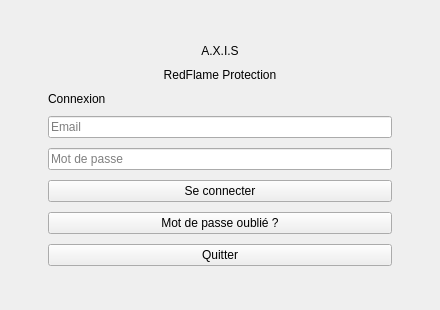
          <widget class="QWidget" name="PLoginEmpl">
           <layout class="QVBoxLayout" name="lay7">
            <property name="leftMargin">
             <number>0</number>
            </property>
            <property name="topMargin">
             <number>0</number>
            </property>
            <property name="rightMargin">
             <number>0</number>
            </property>
            <property name="bottomMargin">
             <number>0</number>
            </property>
            <item>
             <spacer name="sp1">
              <property name="orientation">
               <enum>Qt::Orientation::Vertical</enum>
              </property>
              <property name="sizeHint" stdset="0">
               <size>
                <width>20</width>
                <height>20</height>
               </size>
              </property>
             </spacer>
            </item>
            <item>
             <layout class="QHBoxLayout" name="lay5">
              <property name="spacing">
               <number>0</number>
              </property>
              <item>
               <spacer name="sp2">
                <property name="orientation">
                 <enum>Qt::Orientation::Horizontal</enum>
                </property>
                <property name="sizeHint" stdset="0">
                 <size>
                  <width>20</width>
                  <height>20</height>
                 </size>
                </property>
               </spacer>
              </item>
              <item>
               <widget class="QFrame" name="frmLoginEmpl">
                <property name="minimumSize">
                 <size>
                  <width>400</width>
                  <height>0</height>
                 </size>
                </property>
                <property name="maximumSize">
                 <size>
                  <width>400</width>
                  <height>16777215</height>
                 </size>
                </property>
                <property name="panel" stdset="0">
                 <bool>true</bool>
                </property>
                <layout class="QVBoxLayout" name="lay3">
                 <property name="spacing">
                  <number>10</number>
                 </property>
                 <property name="leftMargin">
                  <number>28</number>
                 </property>
                 <property name="topMargin">
                  <number>24</number>
                 </property>
                 <property name="rightMargin">
                  <number>28</number>
                 </property>
                 <property name="bottomMargin">
                  <number>24</number>
                 </property>
                 <item>
                  <widget class="QLabel" name="lblLogoLoginEmpl">
                   <property name="text">
                    <string>A.X.I.S</string>
                   </property>
                   <property name="alignment">
                    <set>Qt::AlignmentFlag::AlignCenter</set>
                   </property>
                   <property name="logo" stdset="0">
                    <bool>true</bool>
                   </property>
                  </widget>
                 </item>
                 <item>
                  <widget class="QLabel" name="lblSousTitreLoginEmpl">
                   <property name="text">
                    <string>RedFlame Protection</string>
                   </property>
                   <property name="alignment">
                    <set>Qt::AlignmentFlag::AlignCenter</set>
                   </property>
                   <property name="muted" stdset="0">
                    <bool>true</bool>
                   </property>
                  </widget>
                 </item>
                 <item>
                  <widget class="QLabel" name="lblTitreLoginEmpl">
                   <property name="text">
                    <string>Connexion</string>
                   </property>
                   <property name="h2" stdset="0">
                    <bool>true</bool>
                   </property>
                  </widget>
                 </item>
                 <item>
                  <widget class="QLineEdit" name="txtEmailLoginEmpl">
                   <property name="placeholderText">
                    <string>Email</string>
                   </property>
                  </widget>
                 </item>
                 <item>
                  <widget class="QLineEdit" name="txtMdpLoginEmpl">
                   <property name="echoMode">
                    <enum>QLineEdit::EchoMode::Password</enum>
                   </property>
                   <property name="placeholderText">
                    <string>Mot de passe</string>
                   </property>
                  </widget>
                 </item>
                 <item>
                  <widget class="QPushButton" name="btnConnexionEmpl">
                   <property name="text">
                    <string>Se connecter</string>
                   </property>
                   <property name="primary" stdset="0">
                    <bool>true</bool>
                   </property>
                  </widget>
                 </item>
                 <item>
                  <widget class="QPushButton" name="btnMdpOublieEmpl">
                   <property name="text">
                    <string>Mot de passe oublié ?</string>
                   </property>
                   <property name="link" stdset="0">
                    <bool>true</bool>
                   </property>
                  </widget>
                 </item>
                 <item>
                  <widget class="QPushButton" name="btnQuitterLoginEmpl">
                   <property name="text">
                    <string>Quitter</string>
                   </property>
                  </widget>
                 </item>
                </layout>
               </widget>
              </item>
              <item>
               <spacer name="sp4">
                <property name="orientation">
                 <enum>Qt::Orientation::Horizontal</enum>
                </property>
                <property name="sizeHint" stdset="0">
                 <size>
                  <width>20</width>
                  <height>20</height>
                 </size>
                </property>
               </spacer>
              </item>
             </layout>
            </item>
            <item>
             <spacer name="sp6">
              <property name="orientation">
               <enum>Qt::Orientation::Vertical</enum>
              </property>
              <property name="sizeHint" stdset="0">
               <size>
                <width>20</width>
                <height>20</height>
               </size>
              </property>
             </spacer>
            </item>
           </layout>
          </widget>
